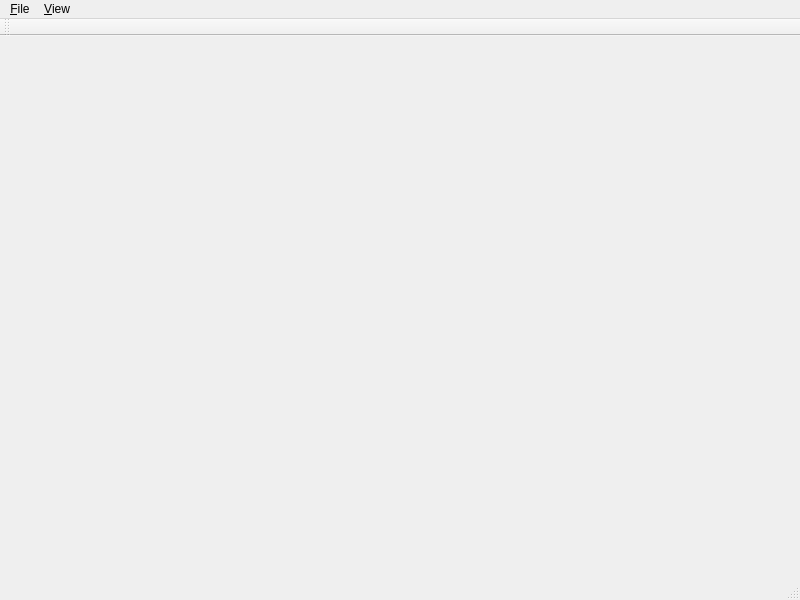
<?xml version="1.0" encoding="UTF-8"?>
<ui version="4.0">
 <class>MainWindow</class>
 <widget class="QMainWindow" name="MainWindow">
  <property name="geometry">
   <rect>
    <x>0</x>
    <y>0</y>
    <width>800</width>
    <height>600</height>
   </rect>
  </property>
  <property name="windowTitle">
   <string>MainWindow</string>
  </property>
  <widget class="QWidget" name="centralwidget"/>
  <widget class="QMenuBar" name="menubar">
   <property name="geometry">
    <rect>
     <x>0</x>
     <y>0</y>
     <width>800</width>
     <height>23</height>
    </rect>
   </property>
   <widget class="QMenu" name="menu_File">
    <property name="title">
     <string>&amp;File</string>
    </property>
   </widget>
   <widget class="QMenu" name="menu_View">
    <property name="title">
     <string>&amp;View</string>
    </property>
   </widget>
   <addaction name="menu_File"/>
   <addaction name="menu_View"/>
  </widget>
  <widget class="QStatusBar" name="statusbar"/>
  <widget class="QToolBar" name="toolBar">
   <property name="windowTitle">
    <string>toolBar</string>
   </property>
   <attribute name="toolBarArea">
    <enum>TopToolBarArea</enum>
   </attribute>
   <attribute name="toolBarBreak">
    <bool>false</bool>
   </attribute>
  </widget>
 </widget>
 <resources/>
 <connections/>
</ui>
